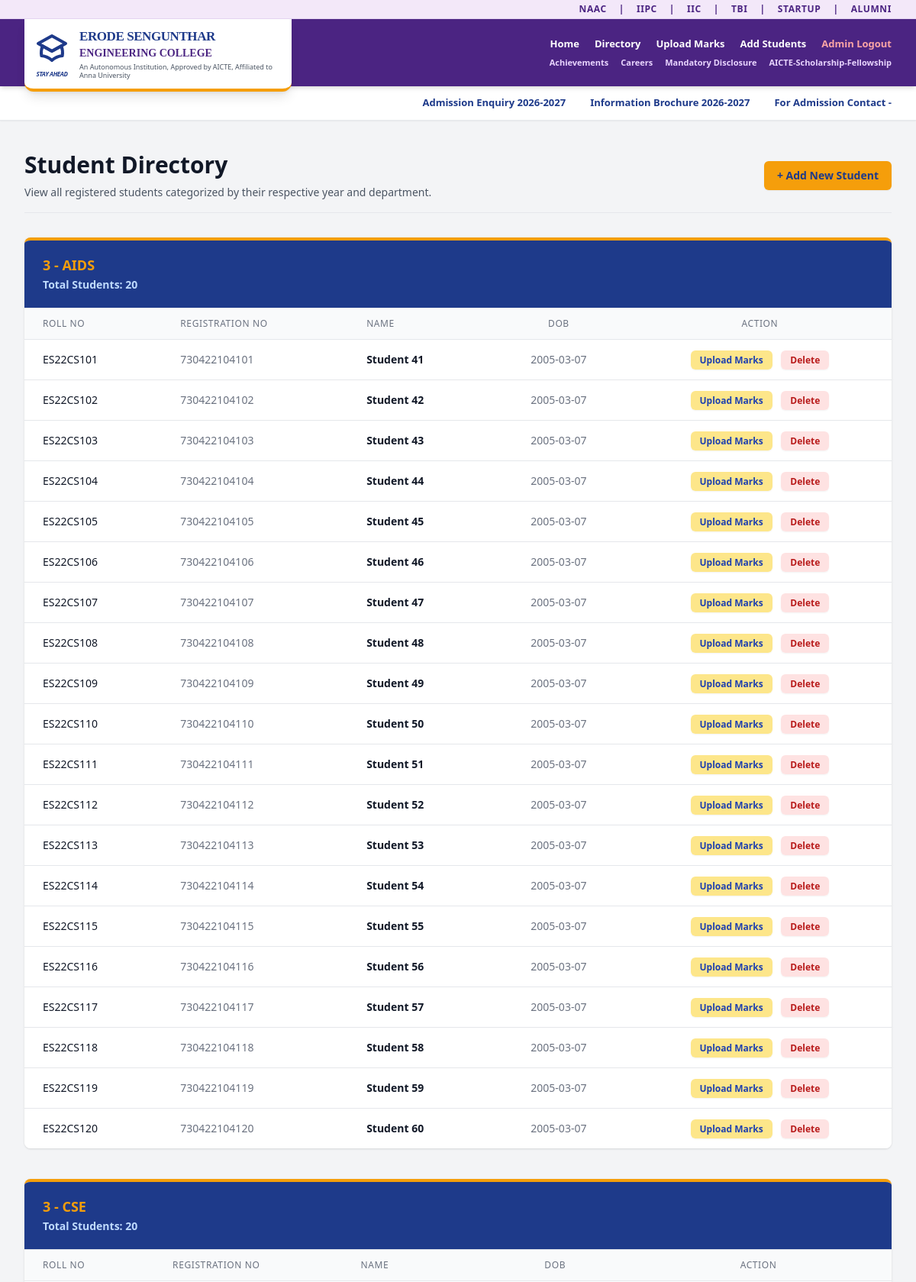
/admin/view-students.php (signed in, upper part), run on the app's committed database.
### tables this page shows
CREATE TABLE IF NOT EXISTS students (
id INT AUTO_INCREMENT PRIMARY KEY,
roll_no VARCHAR(20),
reg_no VARCHAR(20),
name VARCHAR(100),
department VARCHAR(50),
year INT,
dob DATE
);

### admin/view-students.php (the view, shortened to what this page needs)
<?php
include("../config/db.php");
include('../includes/header.php');
$sql = "SELECT * FROM students ORDER BY year ASC, department ASC, roll_no ASC";
$result = mysqli_query($conn, $sql);
$students_grouped = [];
if(mysqli_num_rows($result) > 0) {
    while($row = mysqli_fetch_assoc($result)) {
        $year = $row['year'] ? $row['year'] : 'Unassigned Year';
        $dept = $row['department'] ? $row['department'] : 'Unassigned Dept';
        $group_key = $year . ' - ' . $dept;
        $students_grouped[$group_key][] = $row;
    }
}
?>
<div class="max-w-7xl mx-auto px-4 sm:px-6 lg:px-8 py-10">
    <div class="mb-8 flex justify-between items-center border-b pb-4">
        <div>
            <h2 class="text-3xl font-extrabold text-gray-900">Student Directory</h2>
            <p class="mt-2 text-sm text-gray-600">View all registered students categorized by their respective year and department.</p>
        </div>
        <div>
            <a href="add-student.php" class="inline-flex items-center px-4 py-2 border border-transparent text-sm font-bold rounded-md text-blue-900 bg-amber-500 hover:bg-amber-400 shadow-sm transition-colors">
                + Add New Student
            </a>
        </div>
    </div>
    <?php if(empty($students_grouped)): ?>
        <div class="bg-gray-50 p-8 text-center rounded-lg border border-gray-200">
            <h3 class="text-lg font-medium text-gray-900">No students found</h3>
            <p class="mt-1 text-sm text-gray-500">Get started by adding students to the system.</p>
        </div>
    <?php else: ?>
        <div class="space-y-10">
            <?php foreach($students_grouped as $group_name => $students): ?>
                <div class="bg-white shadow overflow-hidden sm:rounded-lg border-t-4 border-amber-500">
                    <div class="px-4 py-5 bg-blue-900 border-b border-gray-200 sm:px-6">
                        <h3 class="text-lg leading-6 font-bold text-amber-500 uppercase">
                            <?php echo htmlspecialchars($group_name); ?>
                        </h3>
                        <p class="mt-1 max-w-2xl text-sm text-blue-200 font-semibold">
                            Total Students: <?php echo count($students); ?>
                        </p>
                    </div>
                    <div class="overflow-x-auto">
                        <table class="min-w-full divide-y divide-gray-200">
                            <thead class="bg-gray-50">
                                <tr>
                                    <th scope="col" class="px-6 py-3 text-left text-xs font-medium text-gray-500 uppercase tracking-wider">Roll No</th>
                                    <th scope="col" class="px-6 py-3 text-left text-xs font-medium text-gray-500 uppercase tracking-wider">Registration No</th>
                                    <th scope="col" class="px-6 py-3 text-left text-xs font-medium text-gray-500 uppercase tracking-wider">Name</th>
                                    <th scope="col" class="px-6 py-3 text-center text-xs font-medium text-gray-500 uppercase tracking-wider">DOB</th>
                                    <th scope="col" class="px-6 py-3 text-center text-xs font-medium text-gray-500 uppercase tracking-wider">Action</th>
                                </tr>
                            </thead>
                            <tbody class="bg-white divide-y divide-gray-200">
                                <?php foreach($students as $student): ?>
                                    <tr class="hover:bg-gray-50">
                                        <td class="px-6 py-4 whitespace-nowrap text-sm font-medium text-gray-900">
                                            <?php echo htmlspecialchars($student['roll_no']); ?>
                                        </td>
                                        <td class="px-6 py-4 whitespace-nowrap text-sm text-gray-500">
                                            <?php echo htmlspecialchars($student['reg_no']); ?>
                                        </td>
                                        <td class="px-6 py-4 whitespace-nowrap text-sm text-gray-900 font-semibold">
                                            <?php echo htmlspecialchars($student['name']); ?>
                                        </td>
                                        <td class="px-6 py-4 whitespace-nowrap text-sm text-gray-500 text-center">
                                            <?php echo htmlspecialchars($student['dob']); ?>
                                        </td>
                                        <td class="px-6 py-4 whitespace-nowrap text-center text-sm font-medium">
                                            <a href="upload-marks.php" class="text-blue-800 hover:text-blue-900 text-xs bg-amber-200 px-3 py-1 font-bold rounded-md shadow-sm mr-2">Upload Marks</a>
                                            <a href="?delete=<?php echo $student['id']; ?>" onclick="return confirm('Are you sure you want to delete this student and all their marks? This action cannot be undone.');" class="text-red-700 hover:text-white bg-red-100 hover:bg-red-600 transition-colors text-xs px-3 py-1 font-bold rounded-md shadow-sm">Delete</a>
                                        </td>
                                    </tr>
                                <?php endforeach; ?>
                            </tbody>
                        </table>
                    </div>
                </div>
            <?php endforeach; ?>
        </div>
    <?php endif; ?>
</div>
<?php include('../includes/footer.php'); ?>

### includes/header.php (shortened to what this page needs)
<!DOCTYPE html>
<html lang="en">
<head>
    <script src="https://cdn.tailwindcss.com"></script>
</head>
<body class="bg-gray-100 min-h-screen flex flex-col font-sans">
    <header class="relative w-full z-50 no-print">
        <div class="bg-[#f3e8f9] text-[#4b2482] py-1 border-b border-[#e5d5f2]">
            <div class="max-w-7xl mx-auto px-4 sm:px-6 lg:px-8 flex justify-end text-[10px] sm:text-xs font-bold uppercase tracking-wider space-x-2 sm:space-x-4">
                <a href="#" class="hover:underline">NAAC</a>
                <span>|</span>
                <a href="#" class="hover:underline">IIPC</a>
                <span>|</span>
                <a href="#" class="hover:underline">IIC</a>
                <span>|</span>
                <a href="#" class="hover:underline">TBI</a>
                <span>|</span>
                <a href="#" class="hover:underline">STARTUP</a>
                <span>|</span>
                <a href="#" class="hover:underline">ALUMNI</a>
            </div>
        </div>
        <div class="bg-[#4b2482] text-white shadow-md relative z-50">
            <div class="max-w-7xl mx-auto px-4 sm:px-6 lg:px-8 relative h-16 sm:h-20 lg:h-[88px] flex flex-col justify-center items-end">
                <div class="absolute left-4 sm:left-6 lg:left-8 top-0 bg-white rounded-b-xl shadow-lg px-3 py-2 sm:py-3 z-[60] border-b-4 border-amber-500 w-[240px] sm:w-[320px] lg:w-[350px]">
                    <div class="flex items-center">
                        <div class="flex-shrink-0 flex flex-col items-center">
                            <div class="text-[8px] font-bold text-blue-900 mt-1 italic uppercase tracking-tighter">Stay Ahead</div>
                        </div>
                        <div class="ml-2 sm:ml-3">
                            <h1 class="text-[14px] sm:text-[17px] font-extrabold tracking-tight text-[#1e3a8a] leading-tight font-serif uppercase">Erode Sengunthar<br>
                                <span class="text-[12px] sm:text-[14px] font-semibold tracking-normal text-[#4b2482]">Engineering College</span>
                            </h1>
                            <p class="text-[8px] sm:text-[9px] text-gray-600 mt-0.5 leading-tight hidden sm:block">An Autonomous Institution, Approved by AICTE, Affiliated to Anna University</p>
                        </div>
                    </div>
                </div>
                <div class="hidden md:flex flex-col items-end w-full pl-[360px]">
                    <div class="flex flex-wrap justify-end gap-x-4 sm:gap-x-5 gap-y-1 text-[13px] font-bold mb-1.5">
                        <a href="/student-result-system/index.php" class="hover:text-amber-300 transition-colors">Home</a>
                        <?php if(isset($_SESSION['admin'])): ?>
                            <a href="/student-result-system/admin/view-students.php" class="hover:text-amber-300 transition-colors">Directory</a>
                            <a href="/student-result-system/admin/upload-marks.php" class="hover:text-amber-300 transition-colors">Upload Marks</a>
                            <a href="/student-result-system/admin/add-student.php" class="hover:text-amber-300 transition-colors">Add Students</a>
                            <a href="/student-result-system/admin/logout.php" class="text-red-300 hover:text-red-400 transition-colors">Admin Logout</a>
                        <?php elseif(isset($_SESSION['student'])): ?>
                            <a href="/student-result-system/student/dashboard.php" class="hover:text-amber-300 transition-colors">My Dashboard</a>
                            <a href="/student-result-system/student/logout.php" class="text-red-300 hover:text-red-400 transition-colors">Logout</a>
                        <?php else: ?>
                            <a href="/student-result-system/student/login.php" class="hover:text-amber-300 transition-colors">Student Login</a>
                            <a href="/student-result-system/admin/login.php" class="hover:text-amber-300 transition-colors">Admin Panel</a>
                        <?php endif; ?>
                    </div>
                    <div class="hidden lg:flex justify-end gap-x-4 text-[11px] font-semibold text-purple-200">
                        <a href="#" class="hover:text-white">Achievements</a>
                        <a href="#" class="hover:text-white">Careers</a>
                        <a href="#" class="hover:text-white">Mandatory Disclosure</a>
                        <a href="#" class="hover:text-white">AICTE-Scholarship-Fellowship</a>
                    </div>
                </div>
            </div>
        </div>
        <div class="bg-white border-b border-gray-200 shadow-sm relative z-40 hidden md:block">
            <div class="max-w-7xl mx-auto px-4 sm:px-6 lg:px-8 py-2 md:py-3 flex justify-end pl-[360px]">
                <div class="flex flex-wrap justify-end gap-x-6 sm:gap-x-8 text-[13px] font-bold text-[#1e3a8a]">
                    <a href="#" class="hover:text-[#4b2482]">Admission Enquiry 2026-2027</a>
                    <a href="#" class="hover:text-[#4b2482]">Information Brochure 2026-2027</a>
                    <a href="#" class="hover:text-[#4b2482]">For Admission Contact -</a>
                </div>
            </div>
        </div>
    </header>
    <main class="flex-grow w-full">

### includes/footer.php (shortened to what this page needs)
    </main>
</body>
</html>

### data on the page
students: roll_no "ES22CS101", reg_no "730422104101", name "Student 41", dob "2005-03-07"
students: roll_no "ES22CS102", reg_no "730422104102", name "Student 42", dob "2005-03-07"
students: roll_no "ES22CS103", reg_no "730422104103", name "Student 43", dob "2005-03-07"
students: roll_no "ES22CS104", reg_no "730422104104", name "Student 44", dob "2005-03-07"
students: roll_no "ES22CS105", reg_no "730422104105", name "Student 45", dob "2005-03-07"
students: roll_no "ES22CS106", reg_no "730422104106", name "Student 46", dob "2005-03-07"
students: roll_no "ES22CS107", reg_no "730422104107", name "Student 47", dob "2005-03-07"
students: roll_no "ES22CS108", reg_no "730422104108", name "Student 48", dob "2005-03-07"
students: roll_no "ES22CS109", reg_no "730422104109", name "Student 49", dob "2005-03-07"
students: roll_no "ES22CS110", reg_no "730422104110", name "Student 50", dob "2005-03-07"
students: roll_no "ES22CS111", reg_no "730422104111", name "Student 51", dob "2005-03-07"
students: roll_no "ES22CS112", reg_no "730422104112", name "Student 52", dob "2005-03-07"
students: roll_no "ES22CS113", reg_no "730422104113", name "Student 53", dob "2005-03-07"
students: roll_no "ES22CS114", reg_no "730422104114", name "Student 54", dob "2005-03-07"
students: roll_no "ES22CS115", reg_no "730422104115", name "Student 55", dob "2005-03-07"
students: roll_no "ES22CS116", reg_no "730422104116", name "Student 56", dob "2005-03-07"
students: roll_no "ES22CS117", reg_no "730422104117", name "Student 57", dob "2005-03-07"
students: roll_no "ES22CS118", reg_no "730422104118", name "Student 58", dob "2005-03-07"
students: roll_no "ES22CS119", reg_no "730422104119", name "Student 59", dob "2005-03-07"
students: roll_no "ES22CS120", reg_no "730422104120", name "Student 60", dob "2005-03-07"

### other printed values
$group_name "3 - AIDS"
count($students) "20"
$group_name "3 - CSE"
